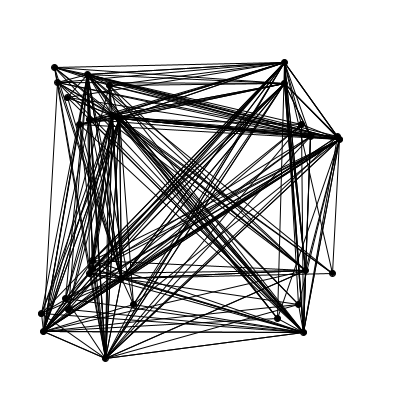
Frame 1 (no input)
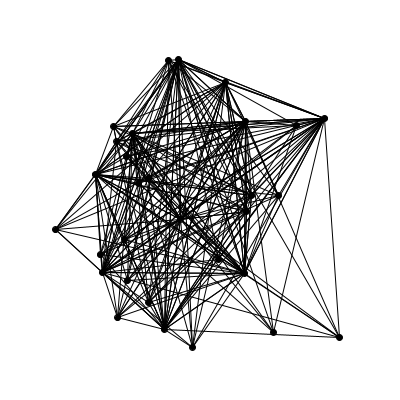
Frame 60 (the mouse pressed at the canvas centre just before this capture)
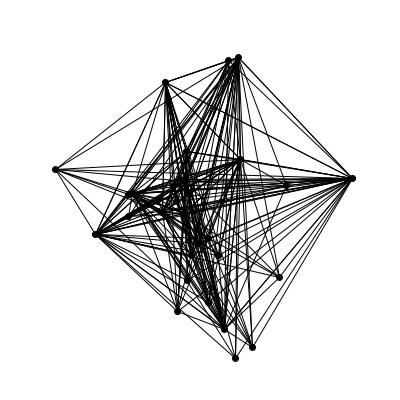
Frame 120 (the mouse held since frame 60 and released just before this capture)

The Processing sketch that drew these frames (run headless with seeded random() and noise(); from frame 60 on, the mouse is pressed at the canvas centre):

// Processing sketch: linked_points
// ── linked_points.pde
int numberOfDots = 30;
int minLinks = 6;
int maxLinks = 14;

int[][] links = new int[numberOfDots][maxLinks];           // which dots are linked
float[][] XYCoords = new float[numberOfDots][2];    // current XY coordinates of dots
long prevFrameCount;
long currentFrameCount;

int[][] status = new int[numberOfDots][2];    // status of each dot

float[][] destXYCoords = new float[numberOfDots][2];    // destination XY coordinates of dots

int[] waitTime = new int[numberOfDots];  //stores the remaining wait time for paused dots

void setup() {
  size(400,400); //canvas size
  linkDots();
  setFirstCoords();
  
  for (int i = 0; i< numberOfDots; i++) {  //set destination coordinate for all dots
    setDestCoords(i);
  }
}

void draw(){
  background(255);
  drawDots();
  drawLinks();
  
  //drawCenterLinks();
  //ellipse(200, 200, 6, 6);
  
  for (int x=0; x<numberOfDots; x++) {
    moveDot(x,0);
    moveDot(x,1);
    editDotStatus(x);
    checkDotStatus(x);
  }
}

/*
define number of dots - done
define which dots are linked together (each must have 3 or more connections) - done

plot starting co-ordinates for each dot - done
plot co-ordinates for dot to navigate to - done

draw lines between linked dots - done

wait between 5 and 50 seconds - done
move dots until co-ordinate is reached

when co-ordinate reached, 
wait between 5 and 50 seconds then pick a new co-ordinate
- must be -25 to +25 from current x and y and be within 10px from canvas edge
*/

void linkDots(){        // randomly select which dots are linked together
  for (int x=0; x<numberOfDots; x++) {
    float a = random(minLinks,maxLinks);
    int numLinks = int(a);
    println(x + " linked to: ");
    
    for (int y=0; y < numLinks; y++) {
      float b = random(numberOfDots);
      int c = int(b);
      
      while(c == x){      // while that link has already been picked then pick again
       b = random(numberOfDots);
       c = int(b);
      }

      links[x][y] = c;
      print(c + ", ");
    }
    println("");
  }
}

void drawDots(){    // draw the dots
  for (int x=0; x<numberOfDots ; x++) {    
    fill(0);
    ellipse(XYCoords[x][0], XYCoords[x][1], 6, 6);    //draw circle
  }
}

void setFirstCoords() {      // select start X Y coordinates of each dot
  for (int x=0; x<numberOfDots; x++) {
    float v = random(2);
    float w = random(2);

    int a = int(v); 
    int b = int(w);

    XYCoords[x][0] = pickGrid(a);
    XYCoords[x][1] = pickGrid(b);
  }
}

void setDestCoords(int x) {      // select new X Y coordinates of each dot
  float v = random(2);
  float w = random(2);

  int a = int(v);
  int b = int(w);

  destXYCoords[x][0] = pickGrid(a);
  destXYCoords[x][1] = pickGrid(b);
  //println(x + " " + destXYCoords[x][0] + " " + destXYCoords[x][1]);
}

void setWaitTime(int x) {      // set wait time before moving
  float a = random(4,15);
  int b = int(a);
  waitTime[x] = b;
}

void drawLinks(){        // draw lines between linked dots
  for (int x=0; x<numberOfDots; x++){
    for (int y=0; y<maxLinks; y++){
      if (links[x][y] > 0){
        line(XYCoords[x][0], XYCoords[x][1], XYCoords[y][0], XYCoords[y][1]);
      }
    }
  }
}

void drawCenterLinks() {        // draw lines to center
  for (int x=0; x<numberOfDots; x++) {
    line(XYCoords[x][0], XYCoords[x][1], 200, 200);
  }
}

void moveDot(int v, int xy) {
  if (XYCoords[v][xy] < destXYCoords[v][xy]) { 
    XYCoords[v][xy]++;
  }
  else if (XYCoords[v][xy] > destXYCoords[v][xy]){ 
    XYCoords[v][xy]--;
  }
}

void editDotStatus(int x) {
  if(XYCoords[x][0] > destXYCoords[x][0]) {
    if((XYCoords[x][0] - destXYCoords[x][0]) <1) {
      status[x][0] = 1;
    }
  }
  if(XYCoords[x][0] <= destXYCoords[x][0]) {
    if((destXYCoords[x][0] - XYCoords[x][0]) <1){
      status[x][0] = 1;
    }
  }
  if(XYCoords[x][1] > destXYCoords[x][1]) {
    if((XYCoords[x][1] - destXYCoords[x][1]) <1){
      status[x][1] = 1;
    }
  }
  if(XYCoords[x][1] <= destXYCoords[x][1]) {
    if((destXYCoords[x][1] - XYCoords[x][1]) <1){
      status[x][1] = 1;
    }
  }
}

void checkDotStatus(int x) {
  if(status[x][0] == 1 && status[x][1] == 1) {
    setDestCoords(x);
    status[x][0] = 0;
    status[x][1] = 0;
  }
}

float pickGrid(int x) {
  float y = 0;

  if (x==0) {
    y = random(40,140);
  }
  /*if (x==1){
    y = random(160,220);
  }*/
  if (x==1) {
    y = random(260,360);
  }
  return y;
}
